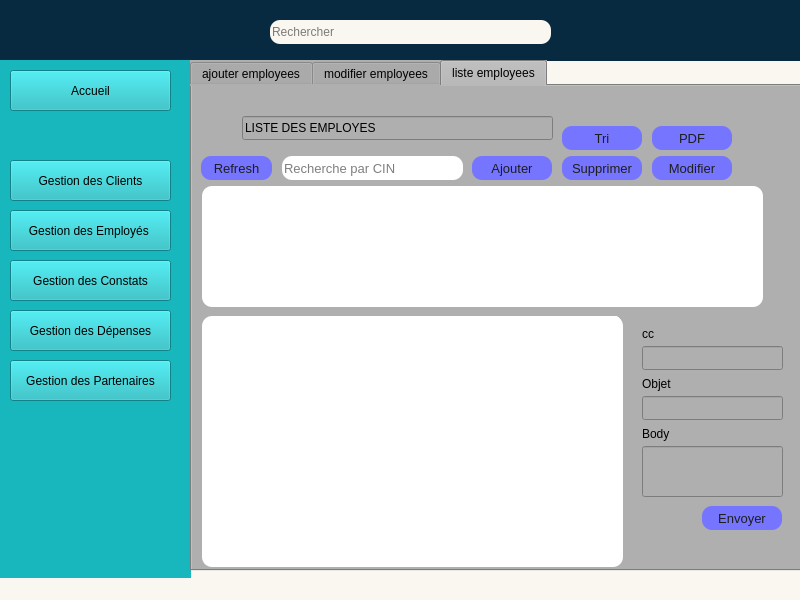
<?xml version="1.0" encoding="UTF-8"?>
<ui version="4.0">
 <class>MainWindow</class>
 <widget class="QMainWindow" name="MainWindow">
  <property name="geometry">
   <rect>
    <x>0</x>
    <y>0</y>
    <width>800</width>
    <height>600</height>
   </rect>
  </property>
  <property name="windowTitle">
   <string>MainWindow</string>
  </property>
  <property name="styleSheet">
   <string notr="true">background-color: rgb(249, 247, 240);</string>
  </property>
  <widget class="QWidget" name="centralwidget">
   <widget class="QLabel" name="label">
    <property name="geometry">
     <rect>
      <x>-10</x>
      <y>0</y>
      <width>811</width>
      <height>61</height>
     </rect>
    </property>
    <property name="styleSheet">
     <string notr="true">background-color: rgb(7, 42, 64);</string>
    </property>
    <property name="text">
     <string/>
    </property>
    <property name="scaledContents">
     <bool>false</bool>
    </property>
   </widget>
   <widget class="QLabel" name="label_2">
    <property name="geometry">
     <rect>
      <x>0</x>
      <y>60</y>
      <width>191</width>
      <height>561</height>
     </rect>
    </property>
    <property name="styleSheet">
     <string notr="true">
background-color: rgb(24, 183, 190);</string>
    </property>
    <property name="text">
     <string/>
    </property>
   </widget>
   <widget class="QLineEdit" name="lineEdit">
    <property name="geometry">
     <rect>
      <x>270</x>
      <y>20</y>
      <width>281</width>
      <height>24</height>
     </rect>
    </property>
    <property name="styleSheet">
     <string notr="true">border-radius: 10px; /* rayon des coins */
background-color: rgb(249, 247, 240);
color : rgb(0,0,0);
</string>
    </property>
    <property name="placeholderText">
     <string>Rechercher</string>
    </property>
    <property name="clearButtonEnabled">
     <bool>false</bool>
    </property>
   </widget>
   <widget class="QPushButton" name="pushButton">
    <property name="geometry">
     <rect>
      <x>10</x>
      <y>70</y>
      <width>161</width>
      <height>41</height>
     </rect>
    </property>
    <property name="cursor">
     <cursorShape>PointingHandCursor</cursorShape>
    </property>
    <property name="styleSheet">
     <string notr="true">background-color: rgb(24, 183, 190);
color : rgb(0,0,0);</string>
    </property>
    <property name="text">
     <string>Accueil</string>
    </property>
    <property name="icon">
     <iconset>
      <normaloff>../../../../Downloads/home.png</normaloff>../../../../Downloads/home.png</iconset>
    </property>
   </widget>
   <widget class="QLabel" name="label_3">
    <property name="geometry">
     <rect>
      <x>750</x>
      <y>10</y>
      <width>31</width>
      <height>41</height>
     </rect>
    </property>
    <property name="styleSheet">
     <string notr="true"> background-color: rgba(255, 255, 255, 0); </string>
    </property>
    <property name="text">
     <string/>
    </property>
    <property name="pixmap">
     <pixmap>../../../../Downloads/logo app.png</pixmap>
    </property>
    <property name="scaledContents">
     <bool>true</bool>
    </property>
   </widget>
   <widget class="QPushButton" name="pushButton_2">
    <property name="geometry">
     <rect>
      <x>10</x>
      <y>160</y>
      <width>161</width>
      <height>41</height>
     </rect>
    </property>
    <property name="cursor">
     <cursorShape>PointingHandCursor</cursorShape>
    </property>
    <property name="styleSheet">
     <string notr="true">background-color: rgb(24, 183, 190);
color : rgb(0,0,0);</string>
    </property>
    <property name="text">
     <string>Gestion des Clients</string>
    </property>
    <property name="icon">
     <iconset>
      <normaloff>../../../../Downloads/team.png</normaloff>../../../../Downloads/team.png</iconset>
    </property>
   </widget>
   <widget class="QPushButton" name="pushButton_3">
    <property name="geometry">
     <rect>
      <x>10</x>
      <y>210</y>
      <width>161</width>
      <height>41</height>
     </rect>
    </property>
    <property name="cursor">
     <cursorShape>PointingHandCursor</cursorShape>
    </property>
    <property name="styleSheet">
     <string notr="true">background-color: rgb(24, 183, 190);
color : rgb(0,0,0);</string>
    </property>
    <property name="text">
     <string>Gestion des Employés </string>
    </property>
    <property name="icon">
     <iconset>
      <normaloff>../../../../Downloads/training.png</normaloff>../../../../Downloads/training.png</iconset>
    </property>
   </widget>
   <widget class="QPushButton" name="pushButton_4">
    <property name="geometry">
     <rect>
      <x>10</x>
      <y>260</y>
      <width>161</width>
      <height>41</height>
     </rect>
    </property>
    <property name="cursor">
     <cursorShape>PointingHandCursor</cursorShape>
    </property>
    <property name="styleSheet">
     <string notr="true">background-color: rgb(24, 183, 190);
color : rgb(0,0,0);</string>
    </property>
    <property name="text">
     <string>Gestion des Constats</string>
    </property>
    <property name="icon">
     <iconset>
      <normaloff>../../../../Downloads/contract.png</normaloff>../../../../Downloads/contract.png</iconset>
    </property>
   </widget>
   <widget class="QPushButton" name="pushButton_5">
    <property name="geometry">
     <rect>
      <x>10</x>
      <y>310</y>
      <width>161</width>
      <height>41</height>
     </rect>
    </property>
    <property name="cursor">
     <cursorShape>PointingHandCursor</cursorShape>
    </property>
    <property name="styleSheet">
     <string notr="true">background-color: rgb(24, 183, 190);
color : rgb(0,0,0);</string>
    </property>
    <property name="text">
     <string>Gestion des Dépenses</string>
    </property>
    <property name="icon">
     <iconset>
      <normaloff>../../../../Downloads/budget.png</normaloff>../../../../Downloads/budget.png</iconset>
    </property>
   </widget>
   <widget class="QPushButton" name="pushButton_6">
    <property name="geometry">
     <rect>
      <x>10</x>
      <y>360</y>
      <width>161</width>
      <height>41</height>
     </rect>
    </property>
    <property name="cursor">
     <cursorShape>PointingHandCursor</cursorShape>
    </property>
    <property name="styleSheet">
     <string notr="true">background-color: rgb(24, 183, 190);
color : rgb(0,0,0);</string>
    </property>
    <property name="text">
     <string>Gestion des Partenaires</string>
    </property>
    <property name="icon">
     <iconset>
      <normaloff>../../../../Downloads/cooperation.png</normaloff>../../../../Downloads/cooperation.png</iconset>
    </property>
   </widget>
   <widget class="QLabel" name="label_4">
    <property name="geometry">
     <rect>
      <x>519</x>
      <y>22</y>
      <width>21</width>
      <height>20</height>
     </rect>
    </property>
    <property name="styleSheet">
     <string notr="true"> background-color: rgba(255, 255, 255, 0); </string>
    </property>
    <property name="text">
     <string/>
    </property>
    <property name="pixmap">
     <pixmap>../../../../Downloads/search.png</pixmap>
    </property>
    <property name="scaledContents">
     <bool>true</bool>
    </property>
   </widget>
   <widget class="QTabWidget" name="tabWidget">
    <property name="geometry">
     <rect>
      <x>190</x>
      <y>60</y>
      <width>651</width>
      <height>511</height>
     </rect>
    </property>
    <property name="styleSheet">
     <string notr="true">color: rgb(0, 0, 0);
background-color: rgb(175, 175, 175);</string>
    </property>
    <property name="currentIndex">
     <number>2</number>
    </property>
    <widget class="QWidget" name="CREATE_2">
     <attribute name="title">
      <string>ajouter employees</string>
     </attribute>
     <widget class="QWidget" name="CREATE" native="true">
      <property name="geometry">
       <rect>
        <x>0</x>
        <y>-10</y>
        <width>791</width>
        <height>391</height>
       </rect>
      </property>
      <property name="styleSheet">
       <string notr="true">background-color: rgb(175, 175, 175);</string>
      </property>
      <widget class="QLineEdit" name="fonction">
       <property name="geometry">
        <rect>
         <x>280</x>
         <y>240</y>
         <width>111</width>
         <height>21</height>
        </rect>
       </property>
       <property name="styleSheet">
        <string notr="true">	background-color:white ; 
	border-radius:10px ; 
	font-size:13px ; 
	padding-left : 15px ; 
	border:1px solid #BFC9D3 ; </string>
       </property>
      </widget>
      <widget class="QLabel" name="label_5">
       <property name="geometry">
        <rect>
         <x>100</x>
         <y>100</y>
         <width>49</width>
         <height>16</height>
        </rect>
       </property>
       <property name="styleSheet">
        <string notr="true">color: rgb(0, 0, 0);
font: 700 12pt &quot;Tw Cen MT&quot;;</string>
       </property>
       <property name="text">
        <string>CIN :</string>
       </property>
      </widget>
      <widget class="QLabel" name="label_10">
       <property name="geometry">
        <rect>
         <x>280</x>
         <y>300</y>
         <width>141</width>
         <height>16</height>
        </rect>
       </property>
       <property name="styleSheet">
        <string notr="true">color: rgb(0, 0, 0);
font: 700 12pt &quot;Tw Cen MT&quot;;</string>
       </property>
       <property name="text">
        <string>Date d'embauche :</string>
       </property>
      </widget>
      <widget class="QLabel" name="label_6">
       <property name="geometry">
        <rect>
         <x>90</x>
         <y>160</y>
         <width>61</width>
         <height>16</height>
        </rect>
       </property>
       <property name="styleSheet">
        <string notr="true">color: rgb(0, 0, 0);
font: 700 12pt &quot;Tw Cen MT&quot;;</string>
       </property>
       <property name="text">
        <string>Prénom :</string>
       </property>
      </widget>
      <widget class="QLineEdit" name="cin">
       <property name="geometry">
        <rect>
         <x>90</x>
         <y>120</y>
         <width>91</width>
         <height>21</height>
        </rect>
       </property>
       <property name="styleSheet">
        <string notr="true">	background-color:white ; 
	border-radius:10px ; 
	font-size:13px ; 
	padding-left : 15px ; 
	border:1px solid #BFC9D3 ; </string>
       </property>
      </widget>
      <widget class="QLabel" name="label_7">
       <property name="geometry">
        <rect>
         <x>290</x>
         <y>100</y>
         <width>49</width>
         <height>16</height>
        </rect>
       </property>
       <property name="styleSheet">
        <string notr="true">color: rgb(0, 0, 0);
font: 700 12pt &quot;Tw Cen MT&quot;;</string>
       </property>
       <property name="text">
        <string>Nom :</string>
       </property>
      </widget>
      <widget class="QLabel" name="label_8">
       <property name="geometry">
        <rect>
         <x>280</x>
         <y>160</y>
         <width>131</width>
         <height>16</height>
        </rect>
       </property>
       <property name="styleSheet">
        <string notr="true">color: rgb(0, 0, 0);
font: 700 12pt &quot;Tw Cen MT&quot;;</string>
       </property>
       <property name="text">
        <string>Numéro de téléphone :</string>
       </property>
      </widget>
      <widget class="QLineEdit" name="nom">
       <property name="geometry">
        <rect>
         <x>280</x>
         <y>120</y>
         <width>111</width>
         <height>21</height>
        </rect>
       </property>
       <property name="styleSheet">
        <string notr="true">	background-color:white ; 
	border-radius:10px ; 
	font-size:13px ; 
	padding-left : 15px ; 
	border:1px solid #BFC9D3 ; </string>
       </property>
       <property name="text">
        <string/>
       </property>
      </widget>
      <widget class="QLabel" name="label_9">
       <property name="geometry">
        <rect>
         <x>290</x>
         <y>220</y>
         <width>91</width>
         <height>16</height>
        </rect>
       </property>
       <property name="styleSheet">
        <string notr="true">color: rgb(0, 0, 0);
font: 700 12pt &quot;Tw Cen MT&quot;;</string>
       </property>
       <property name="text">
        <string>Fonction :</string>
       </property>
      </widget>
      <widget class="QLabel" name="label_11">
       <property name="geometry">
        <rect>
         <x>90</x>
         <y>230</y>
         <width>131</width>
         <height>16</height>
        </rect>
       </property>
       <property name="styleSheet">
        <string notr="true">color: rgb(0, 0, 0);
font: 700 12pt &quot;Tw Cen MT&quot;;</string>
       </property>
       <property name="text">
        <string>Email de l'employé</string>
       </property>
      </widget>
      <widget class="QLineEdit" name="prenom">
       <property name="geometry">
        <rect>
         <x>90</x>
         <y>180</y>
         <width>91</width>
         <height>21</height>
        </rect>
       </property>
       <property name="styleSheet">
        <string notr="true">	background-color:white ; 
	border-radius:10px ; 
	font-size:13px ; 
	padding-left : 15px ; 
	border:1px solid #BFC9D3 ; </string>
       </property>
      </widget>
      <widget class="QLabel" name="label_12">
       <property name="geometry">
        <rect>
         <x>90</x>
         <y>300</y>
         <width>61</width>
         <height>16</height>
        </rect>
       </property>
       <property name="styleSheet">
        <string notr="true">color: rgb(0, 0, 0);
font: 700 12pt &quot;Tw Cen MT&quot;;</string>
       </property>
       <property name="text">
        <string>Salaire :</string>
       </property>
      </widget>
      <widget class="QLineEdit" name="numero">
       <property name="geometry">
        <rect>
         <x>280</x>
         <y>180</y>
         <width>111</width>
         <height>21</height>
        </rect>
       </property>
       <property name="styleSheet">
        <string notr="true">	background-color:white ; 
	border-radius:10px ; 
	font-size:13px ; 
	padding-left : 15px ; 
	border:1px solid #BFC9D3 ; </string>
       </property>
      </widget>
      <widget class="QLineEdit" name="email">
       <property name="geometry">
        <rect>
         <x>90</x>
         <y>250</y>
         <width>91</width>
         <height>21</height>
        </rect>
       </property>
       <property name="styleSheet">
        <string notr="true">	background-color:white ; 
	border-radius:10px ; 
	font-size:13px ; 
	padding-left : 15px ; 
	border:1px solid #BFC9D3 ; </string>
       </property>
      </widget>
      <widget class="QLineEdit" name="salaire">
       <property name="geometry">
        <rect>
         <x>90</x>
         <y>320</y>
         <width>91</width>
         <height>21</height>
        </rect>
       </property>
       <property name="styleSheet">
        <string notr="true">	background-color:white ; 
	border-radius:10px ; 
	font-size:13px ; 
	padding-left : 15px ; 
	border:1px solid #BFC9D3 ; </string>
       </property>
      </widget>
      <widget class="QLineEdit" name="lineEdit_2">
       <property name="geometry">
        <rect>
         <x>50</x>
         <y>40</y>
         <width>461</width>
         <height>24</height>
        </rect>
       </property>
       <property name="styleSheet">
        <string notr="true">font: 700 20pt &quot;Tw Cen MT&quot;;
border-color: rgb(175, 175, 175);
color: rgb(0, 0, 0);</string>
       </property>
       <property name="text">
        <string>AJOUTER UN NOUVEL EMPLOYE</string>
       </property>
       <property name="maxLength">
        <number>32770</number>
       </property>
       <property name="cursorPosition">
        <number>25</number>
       </property>
      </widget>
      <widget class="QPushButton" name="ajouter">
       <property name="geometry">
        <rect>
         <x>180</x>
         <y>360</y>
         <width>91</width>
         <height>21</height>
        </rect>
       </property>
       <property name="styleSheet">
        <string notr="true">	
color: rgb(29, 29, 29);
background-color: rgb(117, 117, 255);
border-color: rgb(117, 117, 255);
	border-radius:10px ; 
	font-size:13px ; 
font: 600 10pt &quot;Yu Gothic UI Semibold&quot;;
</string>
       </property>
       <property name="text">
        <string>Ajouter</string>
       </property>
      </widget>
      <widget class="QDateTimeEdit" name="de">
       <property name="geometry">
        <rect>
         <x>280</x>
         <y>320</y>
         <width>194</width>
         <height>25</height>
        </rect>
       </property>
       <property name="styleSheet">
        <string notr="true">color: rgb(0, 0, 0);
font: 12pt &quot;Segoe UI&quot;;
background-color: rgb(255, 255, 255);</string>
       </property>
      </widget>
     </widget>
    </widget>
    <widget class="QWidget" name="UPDATE_2">
     <attribute name="title">
      <string>modifier employees</string>
     </attribute>
     <widget class="QWidget" name="CREATE_3" native="true">
      <property name="geometry">
       <rect>
        <x>-30</x>
        <y>-10</y>
        <width>631</width>
        <height>391</height>
       </rect>
      </property>
      <property name="styleSheet">
       <string notr="true">background-color: rgb(175, 175, 175);</string>
      </property>
      <widget class="QLineEdit" name="lineEdit_3">
       <property name="geometry">
        <rect>
         <x>180</x>
         <y>40</y>
         <width>421</width>
         <height>24</height>
        </rect>
       </property>
       <property name="styleSheet">
        <string notr="true">font: 700 20pt &quot;Tw Cen MT&quot;;
border-color: rgb(175, 175, 175);
color: rgb(0, 0, 0);</string>
       </property>
       <property name="text">
        <string>MODIFIER UN EMPLOYE</string>
       </property>
      </widget>
      <widget class="QLineEdit" name="lineEdit_NUM_TEL_2">
       <property name="geometry">
        <rect>
         <x>360</x>
         <y>190</y>
         <width>111</width>
         <height>21</height>
        </rect>
       </property>
       <property name="styleSheet">
        <string notr="true">	background-color:white ; 
	border-radius:10px ; 
	font-size:13px ; 
	padding-left : 15px ; 
	border:1px solid #BFC9D3 ; </string>
       </property>
      </widget>
      <widget class="QLineEdit" name="lineEdit_FONCTION_2">
       <property name="geometry">
        <rect>
         <x>360</x>
         <y>250</y>
         <width>111</width>
         <height>21</height>
        </rect>
       </property>
       <property name="styleSheet">
        <string notr="true">	background-color:white ; 
	border-radius:10px ; 
	font-size:13px ; 
	padding-left : 15px ; 
	border:1px solid #BFC9D3 ; </string>
       </property>
      </widget>
      <widget class="QLineEdit" name="lineEdit_EMAIL_EMP_2">
       <property name="geometry">
        <rect>
         <x>170</x>
         <y>260</y>
         <width>91</width>
         <height>21</height>
        </rect>
       </property>
       <property name="styleSheet">
        <string notr="true">	background-color:white ; 
	border-radius:10px ; 
	font-size:13px ; 
	padding-left : 15px ; 
	border:1px solid #BFC9D3 ; </string>
       </property>
      </widget>
      <widget class="QLineEdit" name="lineEdit_NOM_2">
       <property name="geometry">
        <rect>
         <x>360</x>
         <y>130</y>
         <width>111</width>
         <height>21</height>
        </rect>
       </property>
       <property name="styleSheet">
        <string notr="true">	background-color:white ; 
	border-radius:10px ; 
	font-size:13px ; 
	padding-left : 15px ; 
	border:1px solid #BFC9D3 ; </string>
       </property>
      </widget>
      <widget class="QLabel" name="label_18">
       <property name="geometry">
        <rect>
         <x>370</x>
         <y>230</y>
         <width>91</width>
         <height>16</height>
        </rect>
       </property>
       <property name="styleSheet">
        <string notr="true">color: rgb(0, 0, 0);
font: 700 12pt &quot;Tw Cen MT&quot;;</string>
       </property>
       <property name="text">
        <string>Fonction :</string>
       </property>
      </widget>
      <widget class="QLabel" name="label_14">
       <property name="geometry">
        <rect>
         <x>360</x>
         <y>310</y>
         <width>141</width>
         <height>16</height>
        </rect>
       </property>
       <property name="styleSheet">
        <string notr="true">color: rgb(0, 0, 0);
font: 700 12pt &quot;Tw Cen MT&quot;;</string>
       </property>
       <property name="text">
        <string>Date d'embauche :</string>
       </property>
      </widget>
      <widget class="QLabel" name="label_17">
       <property name="geometry">
        <rect>
         <x>360</x>
         <y>170</y>
         <width>131</width>
         <height>16</height>
        </rect>
       </property>
       <property name="styleSheet">
        <string notr="true">color: rgb(0, 0, 0);
font: 700 12pt &quot;Tw Cen MT&quot;;</string>
       </property>
       <property name="text">
        <string>Numéro de téléphone :</string>
       </property>
      </widget>
      <widget class="QLineEdit" name="lineEdit_CIN_2">
       <property name="geometry">
        <rect>
         <x>170</x>
         <y>130</y>
         <width>91</width>
         <height>21</height>
        </rect>
       </property>
       <property name="styleSheet">
        <string notr="true">	background-color:white ; 
	border-radius:10px ; 
	font-size:13px ; 
	padding-left : 15px ; 
	border:1px solid #BFC9D3 ; </string>
       </property>
      </widget>
      <widget class="QLineEdit" name="lineEdit_PRENOM_2">
       <property name="geometry">
        <rect>
         <x>170</x>
         <y>190</y>
         <width>91</width>
         <height>21</height>
        </rect>
       </property>
       <property name="styleSheet">
        <string notr="true">	background-color:white ; 
	border-radius:10px ; 
	font-size:13px ; 
	padding-left : 15px ; 
	border:1px solid #BFC9D3 ; </string>
       </property>
      </widget>
      <widget class="QLineEdit" name="lineEdit_SALAIRE_2">
       <property name="geometry">
        <rect>
         <x>170</x>
         <y>330</y>
         <width>91</width>
         <height>21</height>
        </rect>
       </property>
       <property name="styleSheet">
        <string notr="true">	background-color:white ; 
	border-radius:10px ; 
	font-size:13px ; 
	padding-left : 15px ; 
	border:1px solid #BFC9D3 ; </string>
       </property>
      </widget>
      <widget class="QLabel" name="label_19">
       <property name="geometry">
        <rect>
         <x>170</x>
         <y>240</y>
         <width>131</width>
         <height>16</height>
        </rect>
       </property>
       <property name="styleSheet">
        <string notr="true">color: rgb(0, 0, 0);
font: 700 12pt &quot;Tw Cen MT&quot;;</string>
       </property>
       <property name="text">
        <string>Email de l'employé</string>
       </property>
      </widget>
      <widget class="QLabel" name="label_16">
       <property name="geometry">
        <rect>
         <x>370</x>
         <y>110</y>
         <width>49</width>
         <height>16</height>
        </rect>
       </property>
       <property name="styleSheet">
        <string notr="true">color: rgb(0, 0, 0);
font: 700 12pt &quot;Tw Cen MT&quot;;</string>
       </property>
       <property name="text">
        <string>Nom :</string>
       </property>
      </widget>
      <widget class="QLabel" name="label_15">
       <property name="geometry">
        <rect>
         <x>170</x>
         <y>170</y>
         <width>61</width>
         <height>16</height>
        </rect>
       </property>
       <property name="styleSheet">
        <string notr="true">color: rgb(0, 0, 0);
font: 700 12pt &quot;Tw Cen MT&quot;;</string>
       </property>
       <property name="text">
        <string>Prénom :</string>
       </property>
      </widget>
      <widget class="QLabel" name="label_13">
       <property name="geometry">
        <rect>
         <x>180</x>
         <y>110</y>
         <width>49</width>
         <height>16</height>
        </rect>
       </property>
       <property name="styleSheet">
        <string notr="true">color: rgb(0, 0, 0);
font: 700 12pt &quot;Tw Cen MT&quot;;</string>
       </property>
       <property name="text">
        <string>CIN :</string>
       </property>
      </widget>
      <widget class="QLabel" name="label_20">
       <property name="geometry">
        <rect>
         <x>170</x>
         <y>310</y>
         <width>61</width>
         <height>16</height>
        </rect>
       </property>
       <property name="styleSheet">
        <string notr="true">color: rgb(0, 0, 0);
font: 700 12pt &quot;Tw Cen MT&quot;;</string>
       </property>
       <property name="text">
        <string>Salaire :</string>
       </property>
      </widget>
      <widget class="QPushButton" name="pushButton_Ajouter_2">
       <property name="geometry">
        <rect>
         <x>260</x>
         <y>350</y>
         <width>91</width>
         <height>21</height>
        </rect>
       </property>
       <property name="styleSheet">
        <string notr="true">color: rgb(0, 0, 0);
font: 11pt &quot;Segoe UI Emoji&quot;;</string>
       </property>
       <property name="text">
        <string>Ajouter</string>
       </property>
      </widget>
      <widget class="QDateTimeEdit" name="lineEdit_DATE_EMB_2">
       <property name="geometry">
        <rect>
         <x>340</x>
         <y>330</y>
         <width>194</width>
         <height>25</height>
        </rect>
       </property>
       <property name="styleSheet">
        <string notr="true">color: rgb(0, 0, 0);
font: 12pt &quot;Segoe UI&quot;;
background-color: rgb(255, 255, 255);</string>
       </property>
      </widget>
      <widget class="QWidget" name="CREATE_4" native="true">
       <property name="geometry">
        <rect>
         <x>0</x>
         <y>0</y>
         <width>631</width>
         <height>391</height>
        </rect>
       </property>
       <property name="styleSheet">
        <string notr="true">background-color: rgb(175, 175, 175);</string>
       </property>
       <widget class="QLineEdit" name="lineEdit_6">
        <property name="geometry">
         <rect>
          <x>100</x>
          <y>40</y>
          <width>361</width>
          <height>24</height>
         </rect>
        </property>
        <property name="styleSheet">
         <string notr="true">font: 700 20pt &quot;Tw Cen MT&quot;;
border-color: rgb(175, 175, 175);
color: rgb(0, 0, 0);</string>
        </property>
        <property name="text">
         <string>MODIFIER UN EMPLOYE</string>
        </property>
       </widget>
       <widget class="QLineEdit" name="numero_2">
        <property name="geometry">
         <rect>
          <x>360</x>
          <y>190</y>
          <width>111</width>
          <height>21</height>
         </rect>
        </property>
        <property name="styleSheet">
         <string notr="true">	background-color:white ; 
	border-radius:10px ; 
	font-size:13px ; 
	padding-left : 15px ; 
	border:1px solid #BFC9D3 ; </string>
        </property>
       </widget>
       <widget class="QLineEdit" name="fonction_2">
        <property name="geometry">
         <rect>
          <x>360</x>
          <y>250</y>
          <width>111</width>
          <height>21</height>
         </rect>
        </property>
        <property name="styleSheet">
         <string notr="true">	background-color:white ; 
	border-radius:10px ; 
	font-size:13px ; 
	padding-left : 15px ; 
	border:1px solid #BFC9D3 ; </string>
        </property>
       </widget>
       <widget class="QLineEdit" name="email_2">
        <property name="geometry">
         <rect>
          <x>170</x>
          <y>260</y>
          <width>91</width>
          <height>21</height>
         </rect>
        </property>
        <property name="styleSheet">
         <string notr="true">	background-color:white ; 
	border-radius:10px ; 
	font-size:13px ; 
	padding-left : 15px ; 
	border:1px solid #BFC9D3 ; </string>
        </property>
       </widget>
       <widget class="QLineEdit" name="nom_2">
        <property name="geometry">
         <rect>
          <x>360</x>
          <y>130</y>
          <width>111</width>
          <height>21</height>
         </rect>
        </property>
        <property name="styleSheet">
         <string notr="true">	background-color:white ; 
	border-radius:10px ; 
	font-size:13px ; 
	padding-left : 15px ; 
	border:1px solid #BFC9D3 ; </string>
        </property>
       </widget>
       <widget class="QLabel" name="label_21">
        <property name="geometry">
         <rect>
          <x>370</x>
          <y>230</y>
          <width>91</width>
          <height>16</height>
         </rect>
        </property>
        <property name="styleSheet">
         <string notr="true">color: rgb(0, 0, 0);
font: 700 12pt &quot;Tw Cen MT&quot;;</string>
        </property>
        <property name="text">
         <string>Fonction :</string>
        </property>
       </widget>
       <widget class="QLabel" name="label_22">
        <property name="geometry">
         <rect>
          <x>360</x>
          <y>290</y>
          <width>141</width>
          <height>16</height>
         </rect>
        </property>
        <property name="styleSheet">
         <string notr="true">color: rgb(0, 0, 0);
font: 700 12pt &quot;Tw Cen MT&quot;;</string>
        </property>
        <property name="text">
         <string>Date d'embauche :</string>
        </property>
       </widget>
       <widget class="QLabel" name="label_23">
        <property name="geometry">
         <rect>
          <x>360</x>
          <y>170</y>
          <width>131</width>
          <height>16</height>
         </rect>
        </property>
        <property name="styleSheet">
         <string notr="true">color: rgb(0, 0, 0);
font: 700 12pt &quot;Tw Cen MT&quot;;</string>
        </property>
        <property name="text">
         <string>Numéro de téléphone :</string>
        </property>
       </widget>
       <widget class="QLineEdit" name="cin_2">
        <property name="geometry">
         <rect>
          <x>170</x>
          <y>130</y>
          <width>91</width>
          <height>21</height>
         </rect>
        </property>
        <property name="styleSheet">
         <string notr="true">	background-color:white ; 
	border-radius:10px ; 
	font-size:13px ; 
	padding-left : 15px ; 
	border:1px solid #BFC9D3 ; </string>
        </property>
       </widget>
       <widget class="QLineEdit" name="prenom_2">
        <property name="geometry">
         <rect>
          <x>170</x>
          <y>190</y>
          <width>91</width>
          <height>21</height>
         </rect>
        </property>
        <property name="styleSheet">
         <string notr="true">	background-color:white ; 
	border-radius:10px ; 
	font-size:13px ; 
	padding-left : 15px ; 
	border:1px solid #BFC9D3 ; </string>
        </property>
       </widget>
       <widget class="QLineEdit" name="salaire_2">
        <property name="geometry">
         <rect>
          <x>170</x>
          <y>310</y>
          <width>91</width>
          <height>21</height>
         </rect>
        </property>
        <property name="styleSheet">
         <string notr="true">	background-color:white ; 
	border-radius:10px ; 
	font-size:13px ; 
	padding-left : 15px ; 
	border:1px solid #BFC9D3 ; </string>
        </property>
       </widget>
       <widget class="QLabel" name="label_24">
        <property name="geometry">
         <rect>
          <x>170</x>
          <y>240</y>
          <width>131</width>
          <height>16</height>
         </rect>
        </property>
        <property name="styleSheet">
         <string notr="true">color: rgb(0, 0, 0);
font: 700 12pt &quot;Tw Cen MT&quot;;</string>
        </property>
        <property name="text">
         <string>Email de l'employé</string>
        </property>
       </widget>
       <widget class="QLabel" name="label_25">
        <property name="geometry">
         <rect>
          <x>370</x>
          <y>110</y>
          <width>49</width>
          <height>16</height>
         </rect>
        </property>
        <property name="styleSheet">
         <string notr="true">color: rgb(0, 0, 0);
font: 700 12pt &quot;Tw Cen MT&quot;;</string>
        </property>
        <property name="text">
         <string>Nom :</string>
        </property>
       </widget>
       <widget class="QLabel" name="label_26">
        <property name="geometry">
         <rect>
          <x>170</x>
          <y>170</y>
          <width>61</width>
          <height>16</height>
         </rect>
        </property>
        <property name="styleSheet">
         <string notr="true">color: rgb(0, 0, 0);
font: 700 12pt &quot;Tw Cen MT&quot;;</string>
        </property>
        <property name="text">
         <string>Prénom :</string>
        </property>
       </widget>
       <widget class="QLabel" name="label_27">
        <property name="geometry">
         <rect>
          <x>180</x>
          <y>110</y>
          <width>49</width>
          <height>16</height>
         </rect>
        </property>
        <property name="styleSheet">
         <string notr="true">color: rgb(0, 0, 0);
font: 700 12pt &quot;Tw Cen MT&quot;;</string>
        </property>
        <property name="text">
         <string>CIN :</string>
        </property>
       </widget>
       <widget class="QLabel" name="label_28">
        <property name="geometry">
         <rect>
          <x>170</x>
          <y>290</y>
          <width>61</width>
          <height>16</height>
         </rect>
        </property>
        <property name="styleSheet">
         <string notr="true">color: rgb(0, 0, 0);
font: 700 12pt &quot;Tw Cen MT&quot;;</string>
        </property>
        <property name="text">
         <string>Salaire :</string>
        </property>
       </widget>
       <widget class="QPushButton" name="modifiernour">
        <property name="geometry">
         <rect>
          <x>260</x>
          <y>350</y>
          <width>91</width>
          <height>21</height>
         </rect>
        </property>
        <property name="styleSheet">
         <string notr="true">	
color: rgb(29, 29, 29);
background-color: rgb(117, 117, 255);
border-color: rgb(117, 117, 255);
	border-radius:10px ; 
	font-size:13px ; 
font: 600 10pt &quot;Yu Gothic UI Semibold&quot;;
</string>
        </property>
        <property name="text">
         <string>Ajouter</string>
        </property>
       </widget>
       <widget class="QDateTimeEdit" name="deb_2">
        <property name="geometry">
         <rect>
          <x>340</x>
          <y>310</y>
          <width>194</width>
          <height>25</height>
         </rect>
        </property>
        <property name="styleSheet">
         <string notr="true">color: rgb(0, 0, 0);
font: 12pt &quot;Segoe UI&quot;;
background-color: rgb(255, 255, 255);</string>
        </property>
       </widget>
      </widget>
     </widget>
    </widget>
    <widget class="QWidget" name="AFFICHER">
     <attribute name="title">
      <string>liste employees</string>
     </attribute>
     <widget class="QWidget" name="READ" native="true">
      <property name="geometry">
       <rect>
        <x>0</x>
        <y>10</y>
        <width>621</width>
        <height>481</height>
       </rect>
      </property>
      <property name="styleSheet">
       <string notr="true">background-color: rgb(175, 175, 175);</string>
      </property>
      <widget class="QLineEdit" name="lineEdit_4">
       <property name="geometry">
        <rect>
         <x>50</x>
         <y>20</y>
         <width>311</width>
         <height>24</height>
        </rect>
       </property>
       <property name="styleSheet">
        <string notr="true">font: 700 20pt &quot;Tw Cen MT&quot;;
border-color: rgb(175, 175, 175);
color: rgb(0, 0, 0);

</string>
       </property>
       <property name="text">
        <string>LISTE DES EMPLOYES</string>
       </property>
      </widget>
      <widget class="QTableView" name="tableView">
       <property name="geometry">
        <rect>
         <x>10</x>
         <y>90</y>
         <width>561</width>
         <height>121</height>
        </rect>
       </property>
       <property name="styleSheet">
        <string notr="true">background-color: rgb(255, 255, 255);


color: rgb(29, 29, 29);
border-color: rgb(117, 117, 255);
	border-radius:10px ; 
	font-size:13px ; 
font: 600 10pt &quot;Yu Gothic UI Semibold&quot;;
</string>
       </property>
      </widget>
      <widget class="QPushButton" name="ajout2">
       <property name="geometry">
        <rect>
         <x>280</x>
         <y>60</y>
         <width>80</width>
         <height>24</height>
        </rect>
       </property>
       <property name="styleSheet">
        <string notr="true">	
color: rgb(29, 29, 29);
background-color: rgb(117, 117, 255);
border-color: rgb(117, 117, 255);
	border-radius:10px ; 
	font-size:13px ; 
font: 600 10pt &quot;Yu Gothic UI Semibold&quot;;
</string>
       </property>
       <property name="text">
        <string>Ajouter</string>
       </property>
      </widget>
      <widget class="QPushButton" name="modifier">
       <property name="geometry">
        <rect>
         <x>460</x>
         <y>60</y>
         <width>80</width>
         <height>24</height>
        </rect>
       </property>
       <property name="styleSheet">
        <string notr="true">
color: rgb(29, 29, 29);
background-color: rgb(117, 117, 255);
border-color: rgb(117, 117, 255);
	border-radius:10px ; 
	font-size:13px ; 
font: 600 10pt &quot;Yu Gothic UI Semibold&quot;;
</string>
       </property>
       <property name="text">
        <string>Modifier</string>
       </property>
      </widget>
      <widget class="QPushButton" name="supprimer">
       <property name="geometry">
        <rect>
         <x>370</x>
         <y>60</y>
         <width>80</width>
         <height>24</height>
        </rect>
       </property>
       <property name="styleSheet">
        <string notr="true">
color: rgb(29, 29, 29);
background-color: rgb(117, 117, 255);
border-color: rgb(117, 117, 255);
	border-radius:10px ; 
	font-size:13px ; 
font: 600 10pt &quot;Yu Gothic UI Semibold&quot;;
</string>
       </property>
       <property name="text">
        <string>Supprimer</string>
       </property>
      </widget>
      <widget class="QLineEdit" name="search">
       <property name="geometry">
        <rect>
         <x>90</x>
         <y>60</y>
         <width>181</width>
         <height>24</height>
        </rect>
       </property>
       <property name="styleSheet">
        <string notr="true">background-color: rgb(255, 255, 255);
color: rgb(0, 0, 0);

border-color: rgb(117, 117, 255);
	border-radius:10px ; 
	font-size:13px ; 
font: 600 10pt &quot;Yu Gothic UI Semibold&quot;;
</string>
       </property>
       <property name="placeholderText">
        <string>Recherche par CIN</string>
       </property>
      </widget>
      <widget class="QPushButton" name="pdf">
       <property name="geometry">
        <rect>
         <x>460</x>
         <y>30</y>
         <width>80</width>
         <height>24</height>
        </rect>
       </property>
       <property name="styleSheet">
        <string notr="true">	
color: rgb(29, 29, 29);
background-color: rgb(117, 117, 255);
border-color: rgb(117, 117, 255);
	border-radius:10px ; 
	font-size:13px ; 
font: 600 10pt &quot;Yu Gothic UI Semibold&quot;;
</string>
       </property>
       <property name="text">
        <string>PDF</string>
       </property>
      </widget>
      <widget class="QPushButton" name="tri">
       <property name="geometry">
        <rect>
         <x>370</x>
         <y>30</y>
         <width>80</width>
         <height>24</height>
        </rect>
       </property>
       <property name="styleSheet">
        <string notr="true">	
color: rgb(29, 29, 29);
background-color: rgb(117, 117, 255);
border-color: rgb(117, 117, 255);
	border-radius:10px ; 
	font-size:13px ; 
font: 600 10pt &quot;Yu Gothic UI Semibold&quot;;
</string>
       </property>
       <property name="text">
        <string>Tri</string>
       </property>
      </widget>
      <widget class="QWidget" name="donut" native="true">
       <property name="geometry">
        <rect>
         <x>10</x>
         <y>220</y>
         <width>421</width>
         <height>251</height>
        </rect>
       </property>
       <property name="styleSheet">
        <string notr="true">background-color: rgb(255, 255, 255);


color: rgb(29, 29, 29);
border-color: rgb(117, 117, 255);
	border-radius:10px ; 
	font-size:13px ; 
font: 600 10pt &quot;Yu Gothic UI Semibold&quot;;
</string>
       </property>
       <widget class="QWidget" name="horizontalLayoutWidget">
        <property name="geometry">
         <rect>
          <x>9</x>
          <y>-1</y>
          <width>411</width>
          <height>231</height>
         </rect>
        </property>
        <layout class="QHBoxLayout" name="horizontalLayout">
         <item>
          <widget class="QLabel" name="username">
           <property name="text">
            <string/>
           </property>
          </widget>
         </item>
        </layout>
       </widget>
      </widget>
      <widget class="QPushButton" name="refresh">
       <property name="geometry">
        <rect>
         <x>9</x>
         <y>60</y>
         <width>71</width>
         <height>24</height>
        </rect>
       </property>
       <property name="styleSheet">
        <string notr="true">	
color: rgb(29, 29, 29);
background-color: rgb(117, 117, 255);
border-color: rgb(117, 117, 255);
	border-radius:10px ; 
	font-size:13px ; 
font: 600 10pt &quot;Yu Gothic UI Semibold&quot;;
</string>
       </property>
       <property name="text">
        <string>Refresh</string>
       </property>
      </widget>
      <widget class="QLineEdit" name="objetEmail">
       <property name="geometry">
        <rect>
         <x>450</x>
         <y>300</y>
         <width>141</width>
         <height>24</height>
        </rect>
       </property>
      </widget>
      <widget class="QLineEdit" name="destinataireEmail">
       <property name="geometry">
        <rect>
         <x>450</x>
         <y>250</y>
         <width>141</width>
         <height>24</height>
        </rect>
       </property>
      </widget>
      <widget class="QLineEdit" name="bodyEmail">
       <property name="geometry">
        <rect>
         <x>450</x>
         <y>350</y>
         <width>141</width>
         <height>51</height>
        </rect>
       </property>
      </widget>
      <widget class="QLabel" name="label_29">
       <property name="geometry">
        <rect>
         <x>450</x>
         <y>230</y>
         <width>49</width>
         <height>16</height>
        </rect>
       </property>
       <property name="text">
        <string>cc</string>
       </property>
      </widget>
      <widget class="QLabel" name="label_30">
       <property name="geometry">
        <rect>
         <x>450</x>
         <y>280</y>
         <width>49</width>
         <height>16</height>
        </rect>
       </property>
       <property name="text">
        <string>Objet</string>
       </property>
      </widget>
      <widget class="QLabel" name="label_31">
       <property name="geometry">
        <rect>
         <x>450</x>
         <y>330</y>
         <width>49</width>
         <height>16</height>
        </rect>
       </property>
       <property name="text">
        <string>Body</string>
       </property>
      </widget>
      <widget class="QPushButton" name="envoyer_email">
       <property name="geometry">
        <rect>
         <x>510</x>
         <y>410</y>
         <width>80</width>
         <height>24</height>
        </rect>
       </property>
       <property name="styleSheet">
        <string notr="true">
color: rgb(29, 29, 29);
background-color: rgb(117, 117, 255);
border-color: rgb(117, 117, 255);
	border-radius:10px ; 
	font-size:13px ; 
font: 600 10pt &quot;Yu Gothic UI Semibold&quot;;</string>
       </property>
       <property name="text">
        <string>Envoyer</string>
       </property>
      </widget>
     </widget>
    </widget>
   </widget>
  </widget>
  <widget class="QMenuBar" name="menubar">
   <property name="geometry">
    <rect>
     <x>0</x>
     <y>0</y>
     <width>800</width>
     <height>21</height>
    </rect>
   </property>
  </widget>
  <widget class="QStatusBar" name="statusbar"/>
 </widget>
 <resources/>
 <connections/>
</ui>
